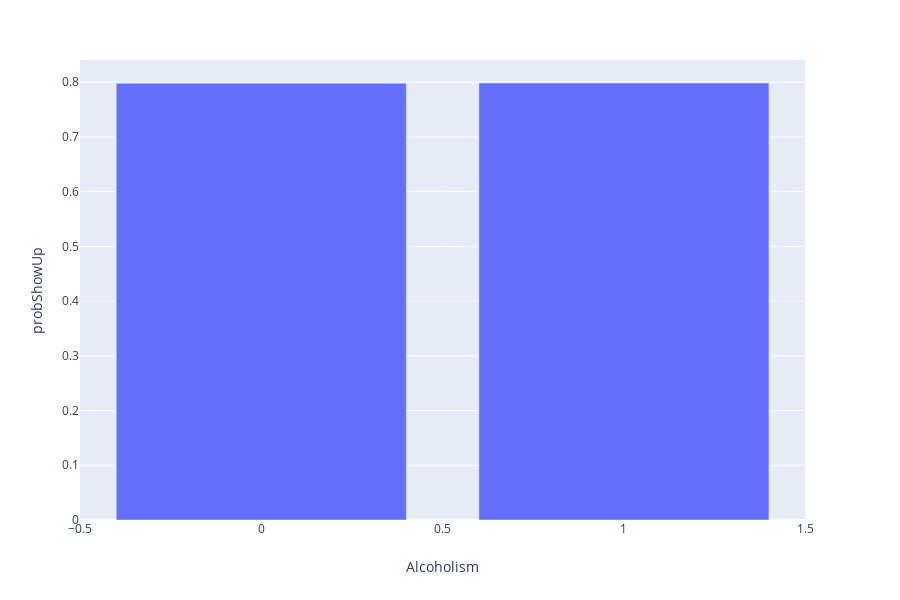

The cell this chart's notebook holds for it:
### Code cell
probStatus_bar('Alcoholism')

### Figure 1 — Plotly figure (JSON) as saved in the notebook; plotly's stock layout.template omitted (floating-point values rounded to 4 significant figures)
{"data": [{"alignmentgroup": "True", "hoverlabel": {"namelength": 0}, "hovertemplate": "Alcoholism=%{x}<br>probShowUp=%{y}", "legendgroup": "", "marker": {"color": "#636efa"}, "name": "", "offsetgroup": "", "orientation": "v", "showlegend": false, "textposition": "auto", "type": "bar", "x": [0, 1], "xaxis": "x", "y": [0.7981, 0.7985], "yaxis": "y"}], "layout": {"barmode": "relative", "height": 600, "legend": {"tracegroupgap": 0}, "margin": {"t": 60}, "xaxis": {"anchor": "y", "domain": [0, 0.98], "title": {"text": "Alcoholism"}}, "yaxis": {"anchor": "x", "domain": [0, 1], "title": {"text": "probShowUp"}}}}
